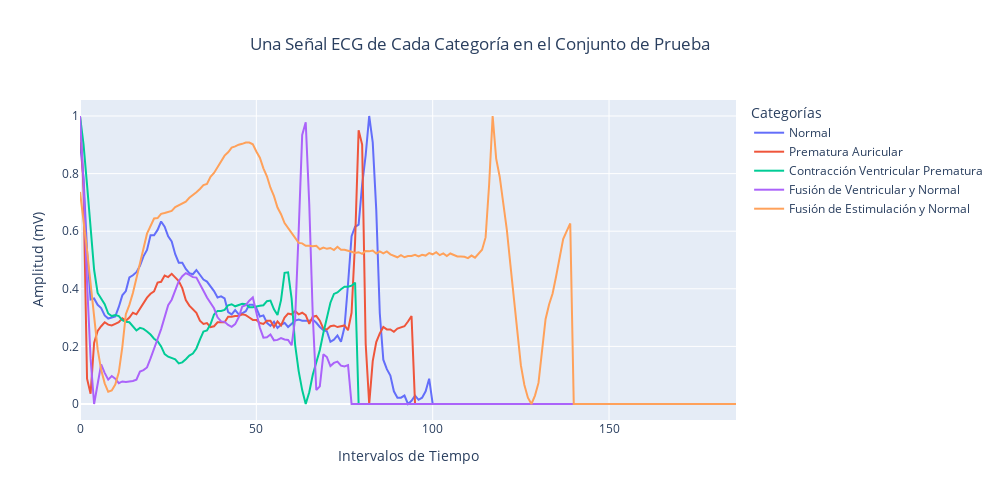

The code cell stored with this chart in its notebook:
### Code cell
test_data = pd.read_csv('MIT-BIH/mitbih_test.csv', header=None)           # Cargar datos desde el archivo CSV

# Extraer señales representativas usando los parámetros actuales para el conjunto de prueba
ecg_0_test = test_data.loc[test_data[187] == 0, :].iloc[1, :187]  
ecg_1_test = test_data.loc[test_data[187] == 1, :].iloc[1, :187]  
ecg_2_test = test_data.loc[test_data[187] == 2, :].iloc[1, :187]  
ecg_3_test = test_data.loc[test_data[187] == 3, :].iloc[1, :187]  
ecg_4_test = test_data.loc[test_data[187] == 4, :].iloc[1, :187]  

# Crear un DataFrame con las señales del conjunto de prueba
ecg_df_test = pd.DataFrame({
    'Normal': ecg_0_test,
    'Prematura Auricular': ecg_1_test,
    'Contracción Ventricular Prematura': ecg_2_test,
    'Fusión de Ventricular y Normal': ecg_3_test,
    'Fusión de Estimulación y Normal': ecg_4_test
})

# Graficar con Plotly para el conjunto de prueba
ecg_plot_test = px.line(
    ecg_df_test,
    labels={'index': 'Intervalos de Tiempo', 'value': 'Amplitud (mV)', 'variable': 'Categorías'},
    title="Una Señal ECG de Cada Categoría en el Conjunto de Prueba"
)

ecg_plot_test.update_layout(title_x=0.25, width=1000, height=500)       # Configurar diseño de la gráfica

ecg_plot_test.show()                                                    # Mostrar gráfica

### Figure 1 — Plotly figure (JSON) as saved in the notebook; plotly's stock layout.template omitted (floating-point values rounded to 4 significant figures; data arrays with more than 128 entries replaced by an {"elided": "..."} marker saying what was removed)
{"data": [{"hovertemplate": "Categorías=Normal<br>Intervalos de Tiempo=%{x}<br>Amplitud (mV)=%{y}<extra></extra>", "legendgroup": "Normal", "line": {"color": "#636efa", "dash": "solid"}, "marker": {"symbol": "circle"}, "mode": "lines", "name": "Normal", "orientation": "v", "showlegend": true, "type": "scatter", "x": {"elided": "187 int values"}, "xaxis": "x", "y": {"elided": "187 float values"}, "yaxis": "y"}, {"hovertemplate": "Categorías=Prematura Auricular<br>Intervalos de Tiempo=%{x}<br>Amplitud (mV)=%{y}<extra></extra>", "legendgroup": "Prematura Auricular", "line": {"color": "#EF553B", "dash": "solid"}, "marker": {"symbol": "circle"}, "mode": "lines", "name": "Prematura Auricular", "orientation": "v", "showlegend": true, "type": "scatter", "x": {"elided": "187 int values"}, "xaxis": "x", "y": {"elided": "187 float values"}, "yaxis": "y"}, {"hovertemplate": "Categorías=Contracción Ventricular Prematura<br>Intervalos de Tiempo=%{x}<br>Amplitud (mV)=%{y}<extra></extra>", "legendgroup": "Contracción Ventricular Prematura", "line": {"color": "#00cc96", "dash": "solid"}, "marker": {"symbol": "circle"}, "mode": "lines", "name": "Contracción Ventricular Prematura", "orientation": "v", "showlegend": true, "type": "scatter", "x": {"elided": "187 int values"}, "xaxis": "x", "y": {"elided": "187 float values"}, "yaxis": "y"}, {"hovertemplate": "Categorías=Fusión de Ventricular y Normal<br>Intervalos de Tiempo=%{x}<br>Amplitud (mV)=%{y}<extra></extra>", "legendgroup": "Fusión de Ventricular y Normal", "line": {"color": "#ab63fa", "dash": "solid"}, "marker": {"symbol": "circle"}, "mode": "lines", "name": "Fusión de Ventricular y Normal", "orientation": "v", "showlegend": true, "type": "scatter", "x": {"elided": "187 int values"}, "xaxis": "x", "y": {"elided": "187 float values"}, "yaxis": "y"}, {"hovertemplate": "Categorías=Fusión de Estimulación y Normal<br>Intervalos de Tiempo=%{x}<br>Amplitud (mV)=%{y}<extra></extra>", "legendgroup": "Fusión de Estimulación y Normal", "line": {"color": "#FFA15A", "dash": "solid"}, "marker": {"symbol": "circle"}, "mode": "lines", "name": "Fusión de Estimulación y Normal", "orientation": "v", "showlegend": true, "type": "scatter", "x": {"elided": "187 int values"}, "xaxis": "x", "y": {"elided": "187 float values"}, "yaxis": "y"}], "layout": {"height": 500, "legend": {"title": {"text": "Categorías"}, "tracegroupgap": 0}, "title": {"text": "Una Señal ECG de Cada Categoría en el Conjunto de Prueba", "x": 0.25}, "width": 1000, "xaxis": {"anchor": "y", "domain": [0, 1], "title": {"text": "Intervalos de Tiempo"}}, "yaxis": {"anchor": "x", "domain": [0, 1], "title": {"text": "Amplitud (mV)"}}}}
